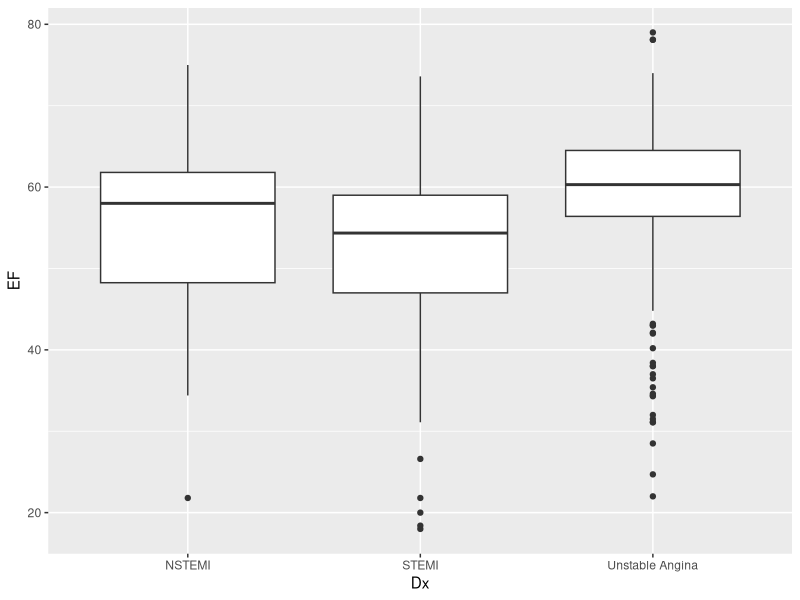

This chart was generated by the following R code:
## ---- chunk 1
knitr::opts_chunk$set(echo = TRUE)
## ---- chunk 2
library(tidyverse)
library(readxl)

raw_acs <- read_excel("acs.xlsx") %>%
  mutate(EF = as.numeric(EF))

raw_acs %>%
  group_by(Dx) %>%
  summarise(median_EF = median(EF, na.rm=TRUE), 
            sd_EF = sd(EF, na.rm=TRUE))
## ---- chunk 3
qplot(x=Dx, y=EF, data=raw_acs, geom='boxplot')
